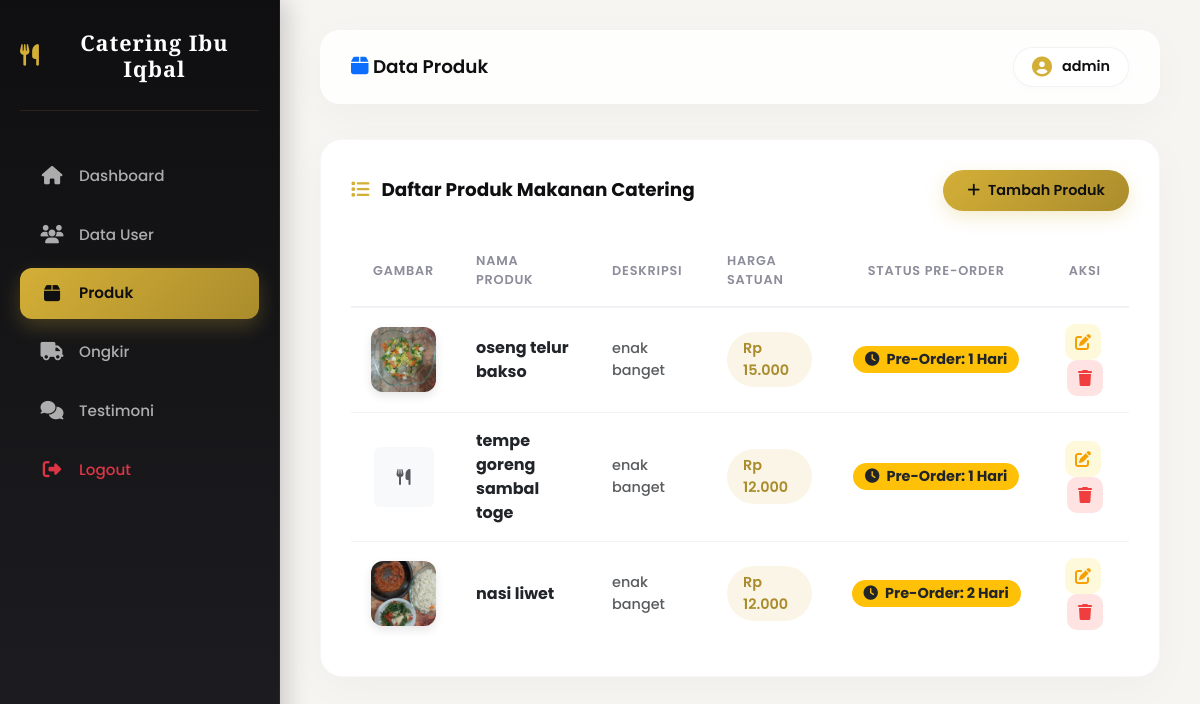
Page /admin/produk.php (signed in) on the committed database.
### tables this page shows
CREATE TABLE `users` (
  `id` int(11) NOT NULL,
  `username` varchar(50) DEFAULT NULL,
  `password` varchar(255) NOT NULL,
  `role` enum('admin','petugas','pengunjung') DEFAULT NULL
);

CREATE TABLE `produk` (
  `id` int(11) NOT NULL,
  `nama` varchar(100) DEFAULT NULL,
  `deskripsi` text,
  `harga` int(11) DEFAULT NULL,
  `gambar` varchar(100) DEFAULT NULL,
  `pre_order` varchar(100) DEFAULT '1 Hari'
);

### admin/produk.php (the view, shortened to what this page needs)
<?php
include '../koneksi.php';
$id_admin = $_SESSION['id'];
$q_admin = mysqli_query($conn, "SELECT username FROM users WHERE id='$id_admin'");
$d_admin = mysqli_fetch_assoc($q_admin);
$nama_admin = $d_admin['username'];
$data = mysqli_query($conn,"SELECT * FROM produk ORDER BY id ASC");
?>
<!DOCTYPE html>
<html lang="id">
<head>
    <link href="https://cdn.jsdelivr.net/npm/bootstrap@5.3.0/dist/css/bootstrap.min.css" rel="stylesheet">
    <link href="https://cdnjs.cloudflare.com/ajax/libs/font-awesome/6.5.0/css/all.min.css" rel="stylesheet">
    <link href="../css/dashboard.css" rel="stylesheet">
</head>
<body>
    <?php include '../includes/sidebar_admin.php'; ?>
    <div class="main-content">
        <?php
        $topbar_title = "Data Produk";
        $user_name = $nama_admin;
        $topbar_icon = '<i class="fa fa-box text-primary"></i>';
        include '../includes/topbar.php';
        ?>
        <div class="card-premium">
            <div class="d-flex justify-content-between align-items-center mb-4 flex-wrap gap-3">
                <h5 class="card-title-premium mb-0"><i class="fa fa-list"></i> Daftar Produk Makanan Catering</h5>
                <button class="btn-premium-primary" data-bs-toggle="modal" data-bs-target="#tambah">
                    <i class="fa fa-plus"></i> Tambah Produk
                </button>
            </div>
            <div class="table-responsive">
                <table class="table-premium">
                    <thead>
                        <tr>
                            <th class="text-center" width="10%">Gambar</th>
                            <th>Nama Produk</th>
                            <th>Deskripsi</th>
                            <th>Harga Satuan</th>
                            <th class="text-center">Status Pre-Order</th>
                            <th class="text-center">Aksi</th>
                        </tr>
                    </thead>
                    <tbody>
                        <?php
                        while($d = mysqli_fetch_array($data)){
                        ?>
                        <tr>
                            <td class="text-center">
                                <?php if(!empty($d['gambar']) && file_exists("../upload/".$d['gambar'])){ ?>
                                    <img src="../upload/<?= htmlspecialchars($d['gambar']) ?>" class="img-produk" alt="<?= htmlspecialchars($d['nama']) ?>">
                                <?php } else { ?>
                                    <div class="bg-light rounded p-2 text-muted d-inline-flex justify-content-center align-items-center" style="width: 60px; height: 60px;">
                                        <i class="fa fa-utensils"></i>
                                    </div>
                                <?php } ?>
                            </td>
                            <td>
                                <div class="fw-bold text-dark"><?= htmlspecialchars($d['nama']) ?></div>
                            </td>
                            <td>
                                <span class="text-muted" style="display: -webkit-box; -webkit-line-clamp: 2; -webkit-box-orient: vertical; overflow: hidden; font-size: 0.9rem;">
                                    <?= htmlspecialchars($d['deskripsi']) ?>
                                </span>
                            </td>
                            <td>
                                <span class="price-badge">Rp <?= number_format($d['harga'], 0, ',', '.') ?></span>
                            </td>
                            <td class="text-center">
                                <span class="badge bg-warning text-dark" style="font-size: 0.9rem; padding: 6px 12px; border-radius: 30px;"><i class="fa fa-clock me-1"></i> Pre-Order: <?= htmlspecialchars($d['pre_order']) ?></span>
                            </td>
                            <td class="text-center">
                                <button class="btn-action-premium btn-edit-premium me-1" data-bs-toggle="modal" data-bs-target="#edit<?= $d['id'] ?>" title="Edit">
                                    <i class="fa fa-edit"></i>
                                </button>
                                <button type="button" class="btn-action-premium btn-delete-premium" onclick="konfirmasiHapus('?hapus=<?= $d['id'] ?>')" title="Hapus">
                                    <i class="fa fa-trash"></i>
                                </button>
                            </td>
                        </tr>
                        <?php
                        }
                        ?>
                    </tbody>
                </table>
            </div>
        </div>
    </div>
</body>
</html>

### includes/topbar.php (shortened to what this page needs)
<div class="topbar">
    <div class="topbar-title">
        <h5><?= isset($topbar_icon) ? $topbar_icon : '<i class="fa fa-chart-pie"></i>' ?> <?= htmlspecialchars($topbar_title) ?></h5>
    </div>
    <div class="topbar-profile">
        <div class="topbar-user">
            <i class="fa fa-user-circle"></i> <span><?= htmlspecialchars($user_name) ?></span>
        </div>
    </div>
</div>

### css/dashboard.css (style rules this page uses)
:root { --gold: #D4AF37; --gold-dark: #AA8C2C; --gold-light: rgba(212, 175, 55, 0.12); --gold-glow: rgba(212, 175, 55, 0.35); --dark: #0F0F11; --dark-medium: #1A1A1D; --dark-light: #242428; --sidebar-bg: linear-gradient(180deg, #0F0F11 0%, #1E1E22 100%); --bg-light: #F6F5F2; --card-shadow: 0 10px 40px rgba(0, 0, 0, 0.03); --hover-shadow: 0 20px 40px rgba(212, 175, 55, 0.08); --transition: all 0.4s cubic-bezier(0.16, 1, 0.3, 1); }
* { margin: 0; padding: 0; box-sizing: border-box; }
body { font-family: 'Poppins', sans-serif; background-color: var(--bg-light); color: var(--dark); min-height: 100vh; overflow-x: hidden; }
.main-content { margin-left: 280px; padding: 30px 40px; transition: var(--transition); min-height: 100vh; }
.topbar { background: rgba(255, 255, 255, 0.85); backdrop-filter: blur(12px); -webkit-backdrop-filter: blur(12px); padding: 16px 30px; border-radius: 20px; margin-bottom: 35px; display: flex; justify-content: space-between; align-items: center; box-shadow: var(--card-shadow); border: 1px solid rgba(255, 255, 255, 0.5); }
.topbar-title { display: flex; align-items: center; gap: 12px; }
.topbar-title h5 { margin: 0; font-weight: 600; color: var(--dark); font-size: 1.15rem; }
.topbar-title i { color: var(--gold); font-size: 1.25rem; }
.topbar-profile { display: flex; align-items: center; gap: 12px; }
.topbar-user { display: flex; align-items: center; gap: 10px; background: #ffffff; padding: 8px 18px; border-radius: 30px; border: 1px solid rgba(0, 0, 0, 0.05); box-shadow: 0 2px 8px rgba(0, 0, 0, 0.02); font-weight: 600; color: var(--dark); font-size: 0.9rem; }
.topbar-user i { font-size: 1.25rem; color: var(--gold); }
.card-premium { background: #ffffff; border-radius: 22px; border: 1px solid rgba(0, 0, 0, 0.03); padding: 30px; box-shadow: var(--card-shadow); transition: var(--transition); }
.card-title-premium { font-weight: 700; color: var(--dark); font-size: 1.15rem; margin-bottom: 25px; display: flex; align-items: center; gap: 12px; }
.card-title-premium i { color: var(--gold); }
.table-responsive { scrollbar-width: none; }
.table-premium { width: 100%; margin-bottom: 0; }
.table-premium th { border-bottom: 2px solid #f0f0f5; color: #8c8c9a; font-weight: 600; text-transform: uppercase; font-size: 0.8rem; letter-spacing: 0.8px; padding: 16px 20px; background-color: transparent; }
.table-premium td { vertical-align: middle; padding: 16px 20px; color: var(--dark); font-weight: 500; border-bottom: 1px solid #f2f2f7; background-color: transparent; transition: var(--transition); }
.table-premium tbody tr { transition: var(--transition); }
.table-premium tbody tr:last-child td { border-bottom: none; }
.price-badge { background: var(--gold-light); padding: 6px 16px; border-radius: 30px; color: var(--gold-dark); font-weight: 600; font-size: 0.9rem; display: inline-block; }
.btn-premium-primary { background: linear-gradient(135deg, var(--gold) 0%, var(--gold-dark) 100%); color: var(--dark) !important; border: none; border-radius: 30px; padding: 10px 24px; font-weight: 600; font-size: 0.9rem; display: inline-flex; align-items: center; gap: 8px; text-decoration: none; transition: var(--transition); box-shadow: 0 6px 18px rgba(212, 175, 55, 0.25); }
.btn-action-premium { width: 36px; height: 36px; border-radius: 10px; display: inline-flex; align-items: center; justify-content: center; border: none; transition: var(--transition); text-decoration: none; }
.btn-edit-premium { background-color: #fff9db; color: #f59f00 !important; }
.btn-delete-premium { background-color: #ffe3e3; color: #f03e3e !important; }

### admin/produk.php (style rules this page uses)
.img-produk { width: 65px; height: 65px; object-fit: cover; border-radius: 12px; box-shadow: 0 4px 10px rgba(0,0,0,0.1); transition: transform 0.3s ease; }

### rows in the picture
users: username "admin"
produk: gambar (picture), nama "oseng telur bakso", deskripsi "enak banget", harga "15.000", pre_order "1 Hari"
produk: nama "tempe goreng sambal toge", deskripsi "enak banget", harga "12.000", pre_order "1 Hari"
produk: gambar (picture), nama "nasi liwet", deskripsi "enak banget", harga "12.000", pre_order "2 Hari"

### other values in the picture
$topbar_title "Data Produk"
